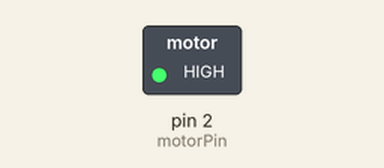
A sketch run on a simulated Arduino Uno, built with avr-gcc and run on an emulated ATmega328P. On the bench: switched loads named in the sketch (green lamp = pin HIGH).

Above: at 1.5 s.
At 4.5 s:
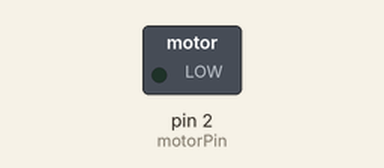
Timing chart, 0 to 7.8 s (numbered marks = the images above):
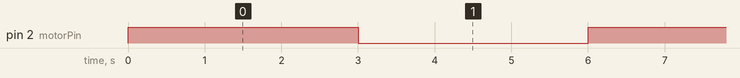

The sketch:

motor.ino
```cpp
/* Simple motor on/off rotation */

#define motorPin 2

void setup()
{
  pinMode(motorPin, OUTPUT);
}

void loop()
{
  // Turn the motor on
  digitalWrite(motorPin, HIGH);
  // wait for 3 seconds
  delay(3000);
  // Turn the motor off
  digitalWrite(motorPin, LOW);
  // wait for 3 seconds
  delay(3000);
}
```

Measured:
- by itself, pin 2 (motorPin): alternates HIGH for 3.0 s and LOW for 3.0 s
